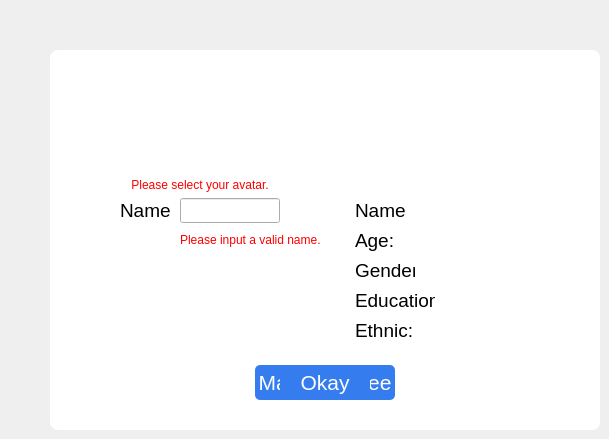
    <widget class="QWidget" name="page_4">
     <widget class="QWidget" name="page_4_dialog" native="true">
      <property name="geometry">
       <rect>
        <x>50</x>
        <y>50</y>
        <width>550</width>
        <height>380</height>
       </rect>
      </property>
      <property name="focusPolicy">
       <enum>Qt::NoFocus</enum>
      </property>
      <property name="styleSheet">
       <string notr="true">#page_4_dialog {background-color: white; border-radius: 8px;}</string>
      </property>
      <widget class="QPushButton" name="match_button">
       <property name="enabled">
        <bool>true</bool>
       </property>
       <property name="geometry">
        <rect>
         <x>205</x>
         <y>315</y>
         <width>140</width>
         <height>35</height>
        </rect>
       </property>
       <property name="font">
        <font>
         <pointsize>16</pointsize>
        </font>
       </property>
       <property name="cursor">
        <cursorShape>PointingHandCursor</cursorShape>
       </property>
       <property name="styleSheet">
        <string notr="true">color: white; background-color: #357DEF; border-radius: 5px;</string>
       </property>
       <property name="text">
        <string>Match Trustee</string>
       </property>
      </widget>
      <widget class="QLabel" name="agent_avatar_1">
       <property name="geometry">
        <rect>
         <x>365</x>
         <y>40</y>
         <width>80</width>
         <height>80</height>
        </rect>
       </property>
       <property name="text">
        <string/>
       </property>
       <property name="scaledContents">
        <bool>true</bool>
       </property>
      </widget>
      <widget class="QLabel" name="agent_name_label">
       <property name="geometry">
        <rect>
         <x>305</x>
         <y>145</y>
         <width>50</width>
         <height>30</height>
        </rect>
       </property>
       <property name="font">
        <font>
         <pointsize>14</pointsize>
        </font>
       </property>
       <property name="text">
        <string>Name:</string>
       </property>
      </widget>
      <widget class="QLabel" name="agent_age_label">
       <property name="geometry">
        <rect>
         <x>305</x>
         <y>175</y>
         <width>40</width>
         <height>30</height>
        </rect>
       </property>
       <property name="font">
        <font>
         <pointsize>14</pointsize>
        </font>
       </property>
       <property name="text">
        <string>Age:</string>
       </property>
      </widget>
      <widget class="QLabel" name="agent_gender_label">
       <property name="geometry">
        <rect>
         <x>305</x>
         <y>205</y>
         <width>60</width>
         <height>30</height>
        </rect>
       </property>
       <property name="font">
        <font>
         <pointsize>14</pointsize>
        </font>
       </property>
       <property name="text">
        <string>Gender:</string>
       </property>
      </widget>
      <widget class="QLabel" name="agent_ethnic_label">
       <property name="geometry">
        <rect>
         <x>305</x>
         <y>265</y>
         <width>60</width>
         <height>30</height>
        </rect>
       </property>
       <property name="font">
        <font>
         <pointsize>14</pointsize>
        </font>
       </property>
       <property name="text">
        <string>Ethnic:</string>
       </property>
      </widget>
      <widget class="QLabel" name="agent_edu_label">
       <property name="geometry">
        <rect>
         <x>305</x>
         <y>235</y>
         <width>80</width>
         <height>30</height>
        </rect>
       </property>
       <property name="font">
        <font>
         <pointsize>14</pointsize>
        </font>
       </property>
       <property name="text">
        <string>Education:</string>
       </property>
      </widget>
      <widget class="QLabel" name="agent_edu_value">
       <property name="geometry">
        <rect>
         <x>382</x>
         <y>235</y>
         <width>150</width>
         <height>30</height>
        </rect>
       </property>
       <property name="font">
        <font>
         <pointsize>14</pointsize>
        </font>
       </property>
       <property name="text">
        <string/>
       </property>
      </widget>
      <widget class="QLabel" name="agent_gender_value">
       <property name="geometry">
        <rect>
         <x>382</x>
         <y>205</y>
         <width>150</width>
         <height>30</height>
        </rect>
       </property>
       <property name="font">
        <font>
         <pointsize>14</pointsize>
        </font>
       </property>
       <property name="text">
        <string/>
       </property>
      </widget>
      <widget class="QLabel" name="agent_ethnic_value">
       <property name="geometry">
        <rect>
         <x>382</x>
         <y>265</y>
         <width>150</width>
         <height>30</height>
        </rect>
       </property>
       <property name="font">
        <font>
         <pointsize>14</pointsize>
        </font>
       </property>
       <property name="text">
        <string/>
       </property>
      </widget>
      <widget class="QLabel" name="agent_age_value">
       <property name="geometry">
        <rect>
         <x>382</x>
         <y>175</y>
         <width>150</width>
         <height>30</height>
        </rect>
       </property>
       <property name="font">
        <font>
         <pointsize>14</pointsize>
        </font>
       </property>
       <property name="text">
        <string/>
       </property>
      </widget>
      <widget class="QLabel" name="agent_name_value">
       <property name="geometry">
        <rect>
         <x>382</x>
         <y>145</y>
         <width>150</width>
         <height>30</height>
        </rect>
       </property>
       <property name="font">
        <font>
         <pointsize>14</pointsize>
        </font>
       </property>
       <property name="text">
        <string/>
       </property>
      </widget>
      <widget class="QLabel" name="user_name_label">
       <property name="geometry">
        <rect>
         <x>70</x>
         <y>145</y>
         <width>50</width>
         <height>30</height>
        </rect>
       </property>
       <property name="font">
        <font>
         <pointsize>14</pointsize>
        </font>
       </property>
       <property name="text">
        <string>Name:</string>
       </property>
      </widget>
      <widget class="QLineEdit" name="user_name_input">
       <property name="geometry">
        <rect>
         <x>130</x>
         <y>148</y>
         <width>100</width>
         <height>25</height>
        </rect>
       </property>
       <property name="styleSheet">
        <string notr="true"/>
       </property>
      </widget>
      <widget class="QPushButton" name="okay_button">
       <property name="enabled">
        <bool>true</bool>
       </property>
       <property name="geometry">
        <rect>
         <x>230</x>
         <y>315</y>
         <width>90</width>
         <height>35</height>
        </rect>
       </property>
       <property name="font">
        <font>
         <pointsize>16</pointsize>
        </font>
       </property>
       <property name="cursor">
        <cursorShape>PointingHandCursor</cursorShape>
       </property>
       <property name="styleSheet">
        <string notr="true">color: white; background-color: #357DEF; border-radius: 5px;</string>
       </property>
       <property name="text">
        <string>Okay</string>
       </property>
      </widget>
      <widget class="QWidget" name="avatar_panel" native="true">
       <property name="geometry">
        <rect>
         <x>110</x>
         <y>120</y>
         <width>320</width>
         <height>160</height>
        </rect>
       </property>
       <widget class="QWidget" name="avatar_0" native="true">
        <property name="geometry">
         <rect>
          <x>0</x>
          <y>0</y>
          <width>80</width>
          <height>80</height>
         </rect>
        </property>
        <property name="cursor">
         <cursorShape>PointingHandCursor</cursorShape>
        </property>
       </widget>
       <widget class="QWidget" name="avatar_1" native="true">
        <property name="geometry">
         <rect>
          <x>80</x>
          <y>0</y>
          <width>80</width>
          <height>80</height>
         </rect>
        </property>
        <property name="cursor">
         <cursorShape>PointingHandCursor</cursorShape>
        </property>
       </widget>
       <widget class="QWidget" name="avatar_2" native="true">
        <property name="geometry">
         <rect>
          <x>160</x>
          <y>0</y>
          <width>80</width>
          <height>80</height>
         </rect>
        </property>
        <property name="cursor">
         <cursorShape>PointingHandCursor</cursorShape>
        </property>
       </widget>
       <widget class="QWidget" name="avatar_3" native="true">
        <property name="geometry">
         <rect>
          <x>240</x>
          <y>0</y>
          <width>80</width>
          <height>80</height>
         </rect>
        </property>
        <property name="cursor">
         <cursorShape>PointingHandCursor</cursorShape>
        </property>
       </widget>
       <widget class="QWidget" name="avatar_4" native="true">
        <property name="geometry">
         <rect>
          <x>0</x>
          <y>80</y>
          <width>80</width>
          <height>80</height>
         </rect>
        </property>
        <property name="cursor">
         <cursorShape>PointingHandCursor</cursorShape>
        </property>
       </widget>
       <widget class="QWidget" name="avatar_5" native="true">
        <property name="geometry">
         <rect>
          <x>80</x>
          <y>80</y>
          <width>80</width>
          <height>80</height>
         </rect>
        </property>
        <property name="cursor">
         <cursorShape>PointingHandCursor</cursorShape>
        </property>
       </widget>
       <widget class="QWidget" name="avatar_6" native="true">
        <property name="geometry">
         <rect>
          <x>160</x>
          <y>80</y>
          <width>80</width>
          <height>80</height>
         </rect>
        </property>
        <property name="cursor">
         <cursorShape>PointingHandCursor</cursorShape>
        </property>
       </widget>
       <widget class="QWidget" name="avatar_7" native="true">
        <property name="geometry">
         <rect>
          <x>240</x>
          <y>80</y>
          <width>80</width>
          <height>80</height>
         </rect>
        </property>
        <property name="cursor">
         <cursorShape>PointingHandCursor</cursorShape>
        </property>
       </widget>
      </widget>
      <widget class="QWidget" name="user_avatar_1" native="true">
       <property name="geometry">
        <rect>
         <x>110</x>
         <y>40</y>
         <width>80</width>
         <height>80</height>
        </rect>
       </property>
       <property name="cursor">
        <cursorShape>PointingHandCursor</cursorShape>
       </property>
      </widget>
      <widget class="QLabel" name="user_name_error_label">
       <property name="geometry">
        <rect>
         <x>130</x>
         <y>175</y>
         <width>160</width>
         <height>30</height>
        </rect>
       </property>
       <property name="styleSheet">
        <string notr="true">color: red;</string>
       </property>
       <property name="text">
        <string>Please input a valid name.</string>
       </property>
      </widget>
      <widget class="QLabel" name="user_avatar_error_label">
       <property name="geometry">
        <rect>
         <x>65</x>
         <y>120</y>
         <width>170</width>
         <height>30</height>
        </rect>
       </property>
       <property name="styleSheet">
        <string notr="true">color: red;</string>
       </property>
       <property name="text">
        <string>Please select your avatar.</string>
       </property>
       <property name="alignment">
        <set>Qt::AlignCenter</set>
       </property>
      </widget>
      <widget class="QLabel" name="loading_icon">
       <property name="geometry">
        <rect>
         <x>380</x>
         <y>150</y>
         <width>50</width>
         <height>50</height>
        </rect>
       </property>
       <property name="text">
        <string/>
       </property>
       <property name="scaledContents">
        <bool>true</bool>
       </property>
       <property name="alignment">
        <set>Qt::AlignCenter</set>
       </property>
      </widget>
      <zorder>match_button</zorder>
      <zorder>agent_avatar_1</zorder>
      <zorder>agent_name_label</zorder>
      <zorder>agent_age_label</zorder>
      <zorder>agent_gender_label</zorder>
      <zorder>agent_ethnic_label</zorder>
      <zorder>agent_edu_label</zorder>
      <zorder>agent_edu_value</zorder>
      <zorder>agent_gender_value</zorder>
      <zorder>agent_ethnic_value</zorder>
      <zorder>agent_age_value</zorder>
      <zorder>agent_name_value</zorder>
      <zorder>user_name_label</zorder>
      <zorder>user_name_input</zorder>
      <zorder>okay_button</zorder>
      <zorder>user_avatar_1</zorder>
      <zorder>user_name_error_label</zorder>
      <zorder>user_avatar_error_label</zorder>
      <zorder>avatar_panel</zorder>
      <zorder>loading_icon</zorder>
     </widget>
    </widget>
